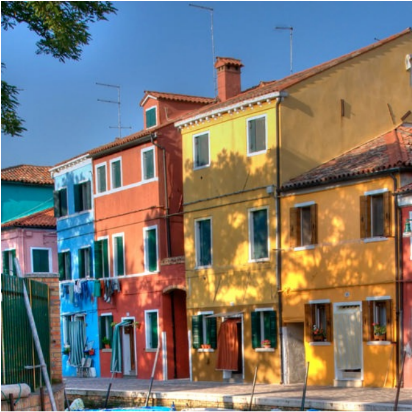
#> input picture resources/input.png, 412 x 412 px
$ python main.py
#> lines starting #> are read from the running program, lines starting #| are printed output that depends on the picture; after the words box and inside, x2 and y2 are one past the last pixel; in counts of white or black regions, pixels touching at a corner belong together
import cv2
import numpy as np
import random as rnd

image = cv2.imread("resources/input.png")
#> image is the input picture: shape (412, 412, 3); mean B, G, R 112.1, 118.8, 124.2

cv2.imshow("original", image)

# Noising image
noised = image
level = 0.1
for i in range(noised.shape[0]):
    for j in range(noised.shape[1]):
        if rnd.random() < level:
            if rnd.randint(0, 1) == 0:
                noised[i][j] = 0
            else:
                noised[i][j] = 255
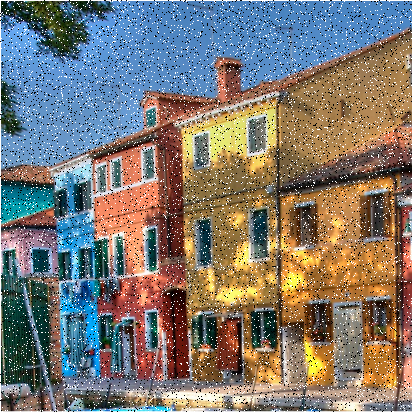
#> noised: shape (412, 412, 3); 9.92% of pixels changed, all inside (x1, y1, x2, y2) = (0, 0, 412, 412)
cv2.imshow("noised", noised)

# Averaging filtering
averaged_size = 3
averaged = cv2.blur(noised, (averaged_size, averaged_size))
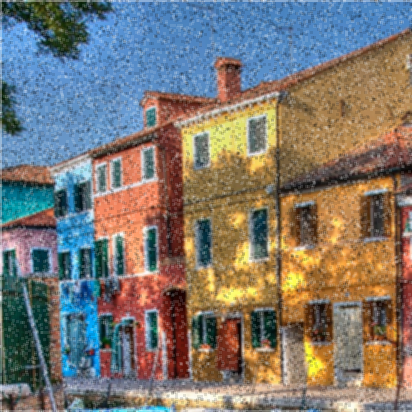
#> averaged: shape (412, 412, 3); mean B, G, R 113.2, 119.3, 124.2
cv2.imshow("averaged", averaged)

# Median filtering
median_size = 3
medianed = cv2.medianBlur(noised, median_size)
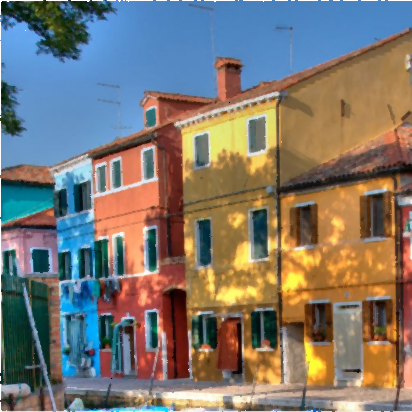
#> medianed: shape (412, 412, 3); mean B, G, R 111.9, 118.6, 124
cv2.imshow("medianed", medianed)

# Gaussian blur
gaussian_size = 5
sigmaX = 0
sigmaY = 0
gaussianned = cv2.GaussianBlur(noised, (gaussian_size, gaussian_size), sigmaX, sigmaY)
cv2.imshow("gaussianned", gaussianned)

# Bilateral filtering
bilateral_d = 9
sigmaColor = 100
sigmaSpace = 100
billateralled = cv2.bilateralFilter(noised, bilateral_d, sigmaColor, sigmaSpace)
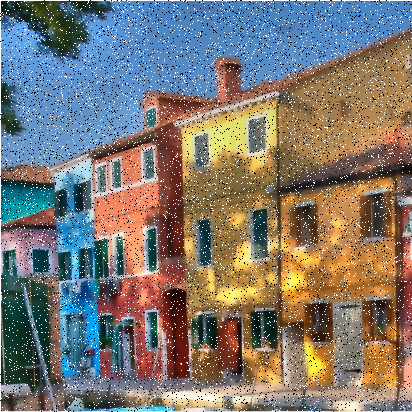
#> billateralled: shape (412, 412, 3); mean B, G, R 113.2, 119.6, 124.7
cv2.imshow("bilateralled", billateralled)

cv2.waitKey(0)
